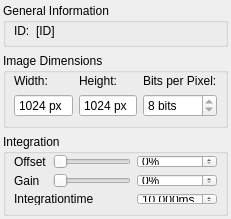
<?xml version="1.0" encoding="UTF-8"?>
<ui version="4.0">
 <class>DockWidgetPCOCamera</class>
 <widget class="QWidget" name="DockWidgetPCOCamera">
  <property name="geometry">
   <rect>
    <x>0</x>
    <y>0</y>
    <width>231</width>
    <height>219</height>
   </rect>
  </property>
  <property name="minimumSize">
   <size>
    <width>0</width>
    <height>219</height>
   </size>
  </property>
  <property name="windowTitle">
   <string>Form</string>
  </property>
  <layout class="QGridLayout" name="gridLayout_3">
   <property name="margin">
    <number>3</number>
   </property>
   <item row="0" column="0">
    <widget class="QGroupBox" name="groupBox">
     <property name="sizePolicy">
      <sizepolicy hsizetype="Preferred" vsizetype="Minimum">
       <horstretch>0</horstretch>
       <verstretch>0</verstretch>
      </sizepolicy>
     </property>
     <property name="title">
      <string>General Information</string>
     </property>
     <layout class="QGridLayout" name="gridLayout">
      <property name="leftMargin">
       <number>8</number>
      </property>
      <property name="topMargin">
       <number>1</number>
      </property>
      <property name="rightMargin">
       <number>8</number>
      </property>
      <property name="bottomMargin">
       <number>6</number>
      </property>
      <item row="0" column="1">
       <widget class="QLabel" name="lblID">
        <property name="sizePolicy">
         <sizepolicy hsizetype="Expanding" vsizetype="Preferred">
          <horstretch>0</horstretch>
          <verstretch>0</verstretch>
         </sizepolicy>
        </property>
        <property name="text">
         <string>[ID]</string>
        </property>
       </widget>
      </item>
      <item row="0" column="0">
       <widget class="QLabel" name="label_2">
        <property name="text">
         <string>ID:</string>
        </property>
       </widget>
      </item>
     </layout>
    </widget>
   </item>
   <item row="1" column="0">
    <widget class="QGroupBox" name="groupBox_2">
     <property name="sizePolicy">
      <sizepolicy hsizetype="Preferred" vsizetype="Preferred">
       <horstretch>0</horstretch>
       <verstretch>0</verstretch>
      </sizepolicy>
     </property>
     <property name="title">
      <string>Image Dimensions</string>
     </property>
     <layout class="QGridLayout" name="gridLayout_4">
      <property name="leftMargin">
       <number>8</number>
      </property>
      <property name="topMargin">
       <number>1</number>
      </property>
      <property name="rightMargin">
       <number>8</number>
      </property>
      <property name="bottomMargin">
       <number>8</number>
      </property>
      <item row="0" column="0">
       <widget class="QLabel" name="label_3">
        <property name="text">
         <string>Width:</string>
        </property>
       </widget>
      </item>
      <item row="0" column="1">
       <widget class="QLabel" name="label_4">
        <property name="text">
         <string>Height:</string>
        </property>
       </widget>
      </item>
      <item row="0" column="2">
       <widget class="QLabel" name="label_5">
        <property name="text">
         <string>Bits per Pixel:</string>
        </property>
       </widget>
      </item>
      <item row="1" column="0">
       <widget class="QSpinBox" name="spinWidth">
        <property name="enabled">
         <bool>true</bool>
        </property>
        <property name="readOnly">
         <bool>true</bool>
        </property>
        <property name="buttonSymbols">
         <enum>QAbstractSpinBox::NoButtons</enum>
        </property>
        <property name="suffix">
         <string> px</string>
        </property>
        <property name="minimum">
         <number>1</number>
        </property>
        <property name="maximum">
         <number>2048</number>
        </property>
        <property name="value">
         <number>1024</number>
        </property>
       </widget>
      </item>
      <item row="1" column="1">
       <widget class="QSpinBox" name="spinHeight">
        <property name="enabled">
         <bool>true</bool>
        </property>
        <property name="readOnly">
         <bool>true</bool>
        </property>
        <property name="buttonSymbols">
         <enum>QAbstractSpinBox::NoButtons</enum>
        </property>
        <property name="suffix">
         <string> px</string>
        </property>
        <property name="minimum">
         <number>1</number>
        </property>
        <property name="maximum">
         <number>2048</number>
        </property>
        <property name="value">
         <number>1024</number>
        </property>
       </widget>
      </item>
      <item row="1" column="2">
       <widget class="QSpinBox" name="spinBpp">
        <property name="enabled">
         <bool>true</bool>
        </property>
        <property name="readOnly">
         <bool>true</bool>
        </property>
        <property name="suffix">
         <string> bits</string>
        </property>
        <property name="minimum">
         <number>8</number>
        </property>
        <property name="maximum">
         <number>64</number>
        </property>
        <property name="value">
         <number>8</number>
        </property>
       </widget>
      </item>
     </layout>
    </widget>
   </item>
   <item row="2" column="0">
    <widget class="QGroupBox" name="groupBox_3">
     <property name="title">
      <string>Integration</string>
     </property>
     <layout class="QGridLayout" name="gridLayout_2">
      <property name="leftMargin">
       <number>8</number>
      </property>
      <property name="topMargin">
       <number>1</number>
      </property>
      <property name="rightMargin">
       <number>8</number>
      </property>
      <property name="bottomMargin">
       <number>8</number>
      </property>
      <item row="0" column="0">
       <widget class="QLabel" name="label_offset">
        <property name="text">
         <string>Offset</string>
        </property>
       </widget>
      </item>
      <item row="0" column="1">
       <widget class="QSlider" name="horizontalSlider_offset">
        <property name="maximum">
         <number>100</number>
        </property>
        <property name="tracking">
         <bool>false</bool>
        </property>
        <property name="orientation">
         <enum>Qt::Horizontal</enum>
        </property>
       </widget>
      </item>
      <item row="0" column="2">
       <widget class="QSpinBox" name="spinBox_offset">
        <property name="keyboardTracking">
         <bool>false</bool>
        </property>
        <property name="suffix">
         <string>%</string>
        </property>
        <property name="minimum">
         <number>0</number>
        </property>
        <property name="maximum">
         <number>100</number>
        </property>
       </widget>
      </item>
      <item row="1" column="0">
       <widget class="QLabel" name="label_gain">
        <property name="text">
         <string>Gain</string>
        </property>
       </widget>
      </item>
      <item row="1" column="1">
       <widget class="QSlider" name="horizontalSlider_gain">
        <property name="maximum">
         <number>100</number>
        </property>
        <property name="tracking">
         <bool>false</bool>
        </property>
        <property name="orientation">
         <enum>Qt::Horizontal</enum>
        </property>
       </widget>
      </item>
      <item row="1" column="2">
       <widget class="QSpinBox" name="spinBox_gain">
        <property name="keyboardTracking">
         <bool>false</bool>
        </property>
        <property name="suffix">
         <string>%</string>
        </property>
        <property name="minimum">
         <number>0</number>
        </property>
        <property name="maximum">
         <number>100</number>
        </property>
       </widget>
      </item>
      <item row="2" column="0" colspan="2">
       <widget class="QLabel" name="label_integration_time">
        <property name="text">
         <string>Integrationtime</string>
        </property>
       </widget>
      </item>
      <item row="2" column="2">
       <widget class="QDoubleSpinBox" name="doubleSpinBox_integration_time">
        <property name="keyboardTracking">
         <bool>false</bool>
        </property>
        <property name="prefix">
         <string/>
        </property>
        <property name="suffix">
         <string>ms</string>
        </property>
        <property name="decimals">
         <number>3</number>
        </property>
        <property name="minimum">
         <double>0.005000000000000</double>
        </property>
        <property name="maximum">
         <double>65.000000000000000</double>
        </property>
        <property name="singleStep">
         <double>0.001000000000000</double>
        </property>
        <property name="value">
         <double>10.000000000000000</double>
        </property>
       </widget>
      </item>
     </layout>
    </widget>
   </item>
   <item row="3" column="0">
    <spacer name="verticalSpacer">
     <property name="orientation">
      <enum>Qt::Vertical</enum>
     </property>
     <property name="sizeHint" stdset="0">
      <size>
       <width>20</width>
       <height>40</height>
      </size>
     </property>
    </spacer>
   </item>
  </layout>
 </widget>
 <resources/>
 <connections>
  <connection>
   <sender>horizontalSlider_offset</sender>
   <signal>valueChanged(int)</signal>
   <receiver>spinBox_offset</receiver>
   <slot>setValue(int)</slot>
   <hints>
    <hint type="sourcelabel">
     <x>130</x>
     <y>204</y>
    </hint>
    <hint type="destinationlabel">
     <x>254</x>
     <y>214</y>
    </hint>
   </hints>
  </connection>
  <connection>
   <sender>horizontalSlider_gain</sender>
   <signal>valueChanged(int)</signal>
   <receiver>spinBox_gain</receiver>
   <slot>setValue(int)</slot>
   <hints>
    <hint type="sourcelabel">
     <x>112</x>
     <y>236</y>
    </hint>
    <hint type="destinationlabel">
     <x>257</x>
     <y>240</y>
    </hint>
   </hints>
  </connection>
  <connection>
   <sender>spinBox_offset</sender>
   <signal>valueChanged(int)</signal>
   <receiver>horizontalSlider_offset</receiver>
   <slot>setValue(int)</slot>
   <hints>
    <hint type="sourcelabel">
     <x>229</x>
     <y>200</y>
    </hint>
    <hint type="destinationlabel">
     <x>161</x>
     <y>207</y>
    </hint>
   </hints>
  </connection>
  <connection>
   <sender>spinBox_gain</sender>
   <signal>valueChanged(int)</signal>
   <receiver>horizontalSlider_gain</receiver>
   <slot>setValue(int)</slot>
   <hints>
    <hint type="sourcelabel">
     <x>255</x>
     <y>234</y>
    </hint>
    <hint type="destinationlabel">
     <x>128</x>
     <y>239</y>
    </hint>
   </hints>
  </connection>
 </connections>
</ui>
